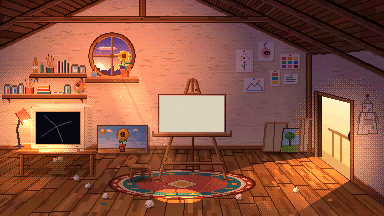
#> input picture tools/attic_src/room_native.png, 384 x 216 px
$ python make_attic.py
#> lines starting #> are read from the running program, lines starting #| are printed output that depends on the picture; after the words box and inside, x2 and y2 are one past the last pixel; in counts of white or black regions, pixels touching at a corner belong together
"""Builds the 2D attic for the hub as native pixel art (1 art pixel = 5 screen
pixels at 1080p).

The right part is the film's attic at sunset, reconstructed pixel by pixel
from frames where neither the robot nor the human is in the room
(tools/attic_src/room_native.png, 384x216). To the left, a hallway wing is
drawn procedurally in the same style: mirrored roof bay, dithered plaster
wall with brick dashes, perspective floor boards, fairy lights, a cork board
with photos of the first dream, a bench and a guestbook on a little table.
The friends' rooms (rooms/*) continue further left.

Writes assets/hub/attic_bg.png (EXT+384 x 216).
Run: python3 tools/make_attic.py
"""
import os
import cv2
import numpy as np

HERE = os.path.dirname(os.path.abspath(__file__))
ROOT = os.path.join(HERE, '..')
EXT = 272                      # width of the gallery wing (native px)
H = 216
PHOTOS = os.path.join(ROOT, 'assets', 'hub', 'gallery_src')   # pictures of the first dream

BAYER = np.array([[0, 8, 2, 10], [12, 4, 14, 6], [3, 11, 1, 9], [15, 7, 13, 5]], np.float32) / 16.0 + 1 / 32.0


def hexc(h):
    h = h.lstrip('#')
    return np.array([int(h[4:6], 16), int(h[2:4], 16), int(h[0:2], 16)], np.uint8)   # BGR


def ramp(*hs):
    return np.stack([hexc(h) for h in hs])


WALL = ramp('#4c2f3b', '#5e3a45', '#704650', '#885454', '#9c6157', '#af6b5f', '#c07361', '#d37a60', '#e08369', '#ee8a6a', '#fa936b')
FLOOR = ramp('#1e0b05', '#2e1206', '#3e180a', '#4e200f', '#5c2816', '#693317', '#753b1f', '#864324', '#9a4b24', '#ae5729', '#c26133', '#d67141')
WOOD = ramp('#331309', '#4b1f10', '#75361e', '#9a4f2c', '#c26a40', '#e39473')
GOLD = ramp('#3d2410', '#6e4518', '#a8742a', '#d4a24a', '#f2d27a', '#fff0b8')
RUG = {'dark': hexc('#531e10'), 'red': hexc('#8a3124'), 'red2': hexc('#aa4926'), 'teal': hexc('#2f4c4d'),
       'green': hexc('#69986d'), 'cream': hexc('#e29970'), 'orange': hexc('#fc7635'), 'yellow': hexc('#fce059')}


def dith(rmp, level, x, y):
    """level: float index into the ramp, ordered-dithered between neighbours"""
    lv = np.clip(level, 0, len(rmp) - 1.001)
    i = np.floor(lv).astype(int)
    f = lv - i
    t = BAYER[y % 4, x % 4]
    return rmp[np.where(f > t, np.minimum(i + 1, len(rmp) - 1), i)]


def lum(c):
    return c.astype(np.float32) @ np.array([0.114, 0.587, 0.299], np.float32)


# [39 lines left out: function draw_monstera, not called in this run]


def draw_post(img, x0, h=153):
    """a wooden roof post 8 px wide starting at x0"""
    for y in range(0, h):
        for x in range(x0, x0 + 8):
            k = x - x0
            lv = [1, 3, 4, 4, 3, 3, 2, 1][k] + (0.6 if y > 100 else 0)
            img[y, x] = dith(WOOD, np.array(lv), np.array(x), np.array(y))
    img[0:h, x0 + 8] = WOOD[0]
    for x in range(max(0, x0 - 2), x0 + 10):
        for y in range(147, 154):
            img[y, x] = WOOD[2 if y < 149 else 1]
        img[146, x] = WOOD[0]


def build():
    rng = np.random.default_rng(7)
    room = cv2.imread(os.path.join(HERE, 'attic_src', 'room_native.png'))
#> room is the input picture: shape (216, 384, 3); mean B, G, R 65.4, 85.9, 142.1
    W = EXT + room.shape[1]
#> W = 656
    img = np.zeros((H, W, 3), np.uint8)
    img[:, EXT:] = room
    yy, xx = np.mgrid[0:H, 0:W]

    # ---------------- lighting of the wing (0 = dark, 1 = bright)
    LAMPS = [(78, 86), (166, 52)]                      # wall sconce over the guestbook, lamp over the cork board
    light = np.full((H, W), 0.37, np.float32)
    light += 0.10 * (yy / H)                           # a little brighter lower down
    seam = np.exp(-((EXT - xx) / 60.0) ** 2)
    light += 0.30 * seam * np.clip((yy - 70) / 50.0, 0, 1)     # the desk lamp's glow spills over
    for lx, ly in LAMPS:
        dx = (xx - lx) / 30.0
        dy = (yy - (ly + 18)) / 34.0
        light += 0.42 * np.exp(-(dx * dx + dy * dy) * 1.6) * (yy > ly - 2)
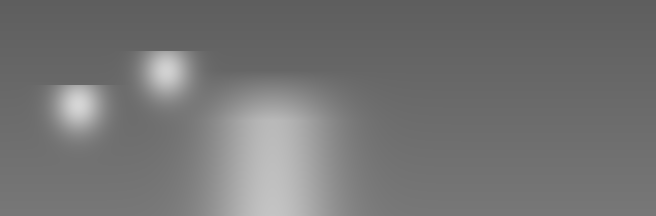
#> light: shape (216, 656) float32; min 0.37, max 0.838, mean 0.457
    wing = xx < EXT

    # ---------------- wall
    wall_level = (light - 0.18) / 0.62 * (len(WALL) - 1)
    wall = dith(WALL, wall_level, xx, yy)
#> in dith, `lv = np.clip(level, 0, len(rmp) - 1.001)`:
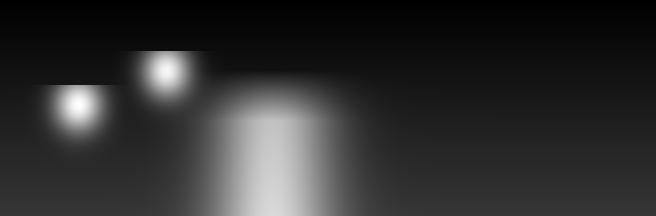
#> level: shape (216, 656) float32; min 3.06, max 10.62, mean 4.47; drawn with min black and max white
    img[wing] = wall[wing]
    # brick dashes: short horizontal marks one tone darker / lighter
    for _ in range(420):
        x0 = rng.integers(0, EXT - 8); y0 = rng.integers(20, 144)
        ln = rng.integers(2, 9)
        dark = rng.random() < 0.75
        for x in range(x0, x0 + ln):
            lv = wall_level[y0, x] + (-1.4 if dark else 0.9)
            img[y0, x] = WALL[int(np.clip(round(lv), 0, len(WALL) - 1))]
#> img: shape (216, 656, 3); mean B, G, R 76, 92.8, 153

    # ---------------- roof bay: the film's roof, mirrored (twin gable)
    rl = lum(room)
#> in lum, `return c.astype(np.float32) @ np.array([0.114, 0.587, 0.299], np.float..`:
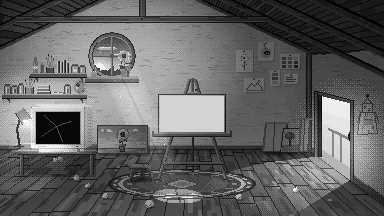
#> returned value: shape (216, 384) float32; min 1.2, max 254.1, mean 100.3
    for xw in range(EXT):
        ox = EXT - 1 - xw
        img[0:24, xw] = room[0:24, ox]
        y = 24
        if ox < 100:
            ylim = 64                                  # left roof slope near the seam
        elif ox >= 200:
            ylim = int((ox - 200) * 0.49) + 2          # right roof slope at the far left
        else:
            ylim = 0
        while y < ylim and rl[y, ox] < 100:
            img[y, xw] = room[y, ox]
            y += 1
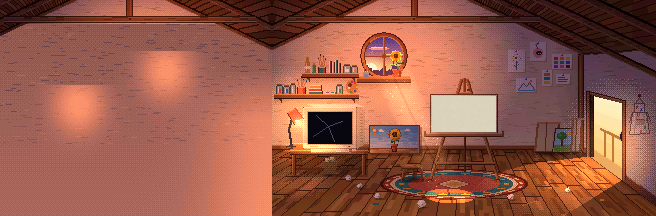
#> img: shape (216, 656, 3); mean B, G, R 73.6, 91, 151.3

    # ---------------- baseboard
    for xw in range(EXT):
        L = light[150, xw]
        img[145, xw] = WOOD[1]
        for y in range(146, 152):
            img[y, xw] = dith(WOOD, np.array(1.6 + L * 2.6 - (y - 146) * 0.18), np.array(xw), np.array(y))
        img[152, xw] = WOOD[0]
#> this loop made 272 passes
#> img: shape (216, 656, 3); 1.54% of pixels changed, all inside (x1, y1, x2, y2) = (0, 145, 272, 153)

    # ---------------- floor: boards laid parallel to the wall in the wing,
    # spaced in perspective; joints run towards the wing's vanishing point
    vy = 104.0
    vxw = 150.0
    KL = 523.0                      # board thickness = (y - vy)^2 / KL
    LU = 1.7                        # board length in perspective units
    for y in range(153, H):
        d = y - vy
        k = KL / d                  # depth coordinate (rows of boards)
        row = int(np.floor(k))
        krow_next = KL / (d + 1)
        seam = int(np.floor(krow_next)) != row
        rr = np.random.default_rng(row * 977 + 11)
        off = rr.random() * LU
        for x in range(0, EXT):
            u = (x - vxw) / d + off
            seg = int(np.floor(u / LU))
            un = (x + 1 - vxw) / d + off
            joint = int(np.floor(un / LU)) != seg
            tone = 5.4 + (((row * 31 + seg * 17) * 2654435761) % 1000) / 1000.0 * 2.2 - 1.1
            # wood grain: streaks along the board, a little dithered noise
            ystep = int(round((k - row) * 6))
            gh = ((row * 7919 + seg * 104729 + ystep * 31 + (x // 5) * 3) * 2654435761) % 1000 / 1000.0
            tone += (gh - 0.5) * 0.9
            L = light[y, x]
            lv = tone - 1.9 + L * 4.0
            for lx, _ in LAMPS:
                lv += 1.0 * np.exp(-(((x - lx) / 26.0) ** 2 + ((y - 160) / 9.0) ** 2))
            lv += 1.2 * np.exp(-(((x - EXT) / 40.0) ** 2))      # lamp + sun spill near the post
            if seam:
                c = FLOOR[max(0, int(lv) - 3)]
            elif joint:
                c = FLOOR[max(0, int(lv) - 2)]
            else:
                c = dith(FLOOR, np.array(lv), np.array(x), np.array(y))
            img[y, x] = c
#> img: shape (216, 656, 3); mean B, G, R 64.6, 83.6, 142.2
    # threshold strip where the two floors meet, under the post
    for y in range(153, H):
        img[y, EXT - 3] = WOOD[0]
        img[y, EXT - 2] = WOOD[3]
        img[y, EXT - 1] = WOOD[2]
        img[y, EXT] = WOOD[0]
#> img: shape (216, 656, 3); mean B, G, R 64.6, 83.6, 142.1

    # ---------------- seam post (roof support between the two bays)
    for y in range(0, 153):
        for x in range(EXT - 8, EXT):
            k = x - (EXT - 8)
            lv = [1, 3, 4, 4, 3, 3, 2, 1][k] + (0.6 if y > 100 else 0)
            img[y, x] = dith(WOOD, np.array(lv), np.array(x), np.array(y))
#> img: shape (216, 656, 3); mean B, G, R 64.4, 83.5, 142.1
    img[0:153, EXT - 9] = WOOD[0]
#> img: shape (216, 656, 3); mean B, G, R 64.4, 83.4, 142
    for x in range(EXT - 10, EXT + 2):              # footing
        for y in range(147, 154):
            img[y, x] = WOOD[2 if y < 149 else 1]
        img[146, x] = WOOD[0]
#> img: shape (216, 656, 3); mean B, G, R 64.4, 83.4, 142

    # ---------------- post at the left end of the wing (the corridor continues there)
    draw_post(img, 0)
#> after the loop in draw_post, `for y in range(0, h):`: img: shape (216, 656, 3); mean B, G, R 64.2, 83.4, 142.2
#> in draw_post, `img[0:h, x0 + 8] = WOOD[0]`: img: shape (216, 656, 3); mean B, G, R 64.1, 83.4, 142.1
#> after the loop in draw_post, `for x in range(max(0, x0 - 2), x0 + 10):`: img: shape (216, 656, 3); mean B, G, R 64.1, 83.3, 142.1
    for y in range(153, H):
        img[y, 0] = WOOD[0]; img[y, 1] = WOOD[3]; img[y, 2] = WOOD[2]; img[y, 3] = WOOD[0]
#> img: shape (216, 656, 3); mean B, G, R 64.1, 83.3, 142

    # ---------------- fairy lights along the beam
    nails = [6, 70, 134, 198, 258]
    bulbs = []
    for a, b in zip(nails[:-1], nails[1:]):
        for x in range(a, b + 1):
            t = (x - a) / (b - a)
            y = int(round(26 + 9 * 4 * t * (1 - t)))
            img[y, x] = hexc('#3a1e18')
            if (x - a) % 7 == 3:
                bulbs.append((x, y + 1))
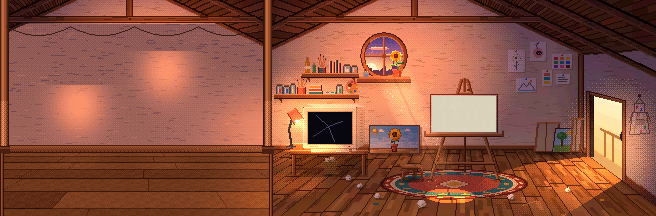
#> img: shape (216, 656, 3); mean B, G, R 64, 83.2, 141.9
    cols = [hexc('#ffd36b'), hexc('#ff9f7a'), hexc('#fff0b8'), hexc('#ffb0c8')]
    for i, (x, y) in enumerate(bulbs):
        c = cols[i % 4]
        for (dx, dy) in [(-1, 0), (1, 0), (0, -1), (0, 1), (-1, 1), (1, 1)]:
            if (x + dx + y + dy) % 2 == 0:
                img[y + dy, x + dx] = (img[y + dy, x + dx].astype(np.int32) * 0.45 + c * 0.55).astype(np.uint8)
        img[y, x] = c
        img[y + 1, x] = c
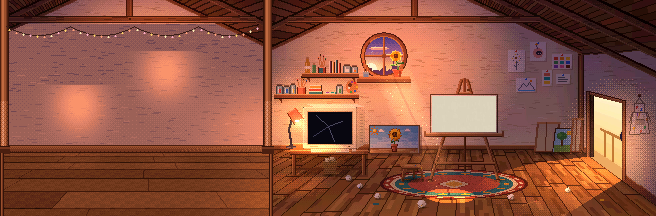
#> img: shape (216, 656, 3); 0.11% of pixels changed, all inside (x1, y1, x2, y2) = (8, 27, 259, 38)

    # ---------------- paintings
    def pixelize(path, w, h, k=18, crop=None):
        src = cv2.imread(path)
        if crop:
            x0, y0, x1, y1 = crop
            src = src[y0:y1, x0:x1]
        sh, sw = src.shape[:2]
        tw = sh * w / h
        if tw <= sw:
            x0 = int((sw - tw) / 2); src = src[:, x0:x0 + int(tw)]
        sm = cv2.resize(src, (w, h), interpolation=cv2.INTER_AREA)
        px = np.float32(sm.reshape(-1, 3))
        _, lab, cen = cv2.kmeans(px, k, None, (cv2.TERM_CRITERIA_EPS + cv2.TERM_CRITERIA_MAX_ITER, 40, 0.5), 4, cv2.KMEANS_PP_CENTERS)
        q = cen[lab.ravel()].reshape(h, w, 3)
        hsv = cv2.cvtColor(np.clip(q, 0, 255).astype(np.uint8), cv2.COLOR_BGR2HSV).astype(np.float32)
        hsv[..., 1] = np.clip(hsv[..., 1] * 1.12, 0, 255)
        return cv2.cvtColor(hsv.astype(np.uint8), cv2.COLOR_HSV2BGR)

    # [42 lines left out: function frame, not called in this run]

    # ---------------- cork board with three photos of the first dream
    rects = {}
    CORK = ramp('#5a3418', '#7a4a22', '#9a6430', '#b47c3e', '#c99452')
    bx0, by0, bx1, by1 = 128, 60, 206, 112
    for y in range(by0, by1 + 1):
        for x in range(bx0, bx1 + 1):
            e = min(x - bx0, bx1 - x, y - by0, by1 - y)
            if e <= 2:
                img[y, x] = WOOD[[0, 4, 2][e]] if not (e == 1 and (x == bx0 + 1 or y == by0 + 1)) else WOOD[5]
            else:
                h = ((x * 73856093) ^ (y * 19349663)) % 1000 / 1000.0
                lv = 2.2 + light[y, x] * 1.6 + (h - 0.5) * 1.4
                img[y, x] = dith(CORK, np.array(lv), np.array(x), np.array(y))
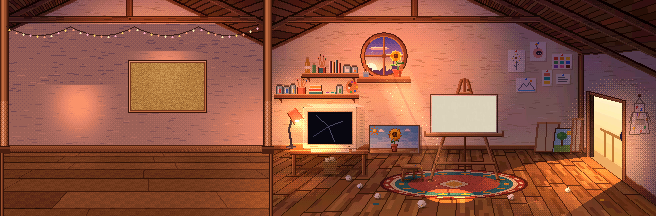
#> img: shape (216, 656, 3); 2.95% of pixels changed, all inside (x1, y1, x2, y2) = (128, 60, 207, 113)
    for y in range(by0 + 2, by1 + 4):                 # shadow on the wall
        for x in (bx1 + 1, bx1 + 2):
            img[y, x] = (img[y, x].astype(np.int32) * 0.7).astype(np.uint8)
#> img: shape (216, 656, 3); 0.08% of pixels changed, all inside (x1, y1, x2, y2) = (207, 62, 209, 116)
    PIN = [hexc('#e8574a'), hexc('#4aa3e8'), hexc('#f2c64a')]
    photos = [('garden', 134, 66, 0), ('flight', 157, 72, 1), ('space', 181, 65, 2)]
    for name, px0, py0, k in photos:
        art = pixelize(os.path.join(PHOTOS, name + '.jpg'), 18, 12)
        pw, ph = 22, 19                                  # polaroid: white border, wider bottom
        for y in range(py0, py0 + ph):
            for x in range(px0, px0 + pw):
                img[y, x] = hexc('#f4efe4') if (x + y) % 5 else hexc('#e6dfd2')
        img[py0 + 2:py0 + 14, px0 + 2:px0 + 20] = art
        for x in range(px0 + 1, px0 + pw + 1):          # little drop shadow
            img[py0 + ph, x] = (img[py0 + ph, x].astype(np.int32) * 0.6).astype(np.uint8)
        for y in range(py0 + 1, py0 + ph + 1):
            img[y, px0 + pw] = (img[y, px0 + pw].astype(np.int32) * 0.6).astype(np.uint8)
        pc = PIN[k]
        img[py0 - 1, px0 + 10:px0 + 12] = pc; img[py0, px0 + 10:px0 + 12] = pc
        img[py0 - 1, px0 + 10] = np.minimum(pc.astype(np.int32) + 60, 255).astype(np.uint8)
    # a yellow sticky note with scribbles
    for y in range(92, 104):
        for x in range(186, 199):
            img[y, x] = hexc('#f6dc6a') if y > 92 else hexc('#e8c64e')
    for y, (xa, xb) in zip((95, 97, 99, 101), ((188, 196), (188, 194), (188, 197), (188, 192))):
        img[y, xa:xb] = hexc('#8a6a3a')
    rects['board'] = (bx0, by0, bx1, by1)
    # brass lamp over the board
    lx = 166
    for x in range(lx - 9, lx + 10):
        img[53, x] = GOLD[2]; img[54, x] = GOLD[4] if abs(x - lx) < 7 else GOLD[3]; img[55, x] = GOLD[1]
    for y in range(49, 53):
        img[y, lx] = GOLD[1]
    img[48, lx - 1:lx + 2] = GOLD[0]
    img[56, lx - 6:lx + 7] = hexc('#fff3c8')

    # ---------------- guestbook on a little table, a wall sconce above it
    tx0, tx1 = 62, 96
    for x in range(tx0, tx1 + 1):                      # table top
        img[128, x] = WOOD[0]; img[129, x] = WOOD[5] if x % 7 else WOOD[4]; img[130, x] = WOOD[3]; img[131, x] = WOOD[0]
    for y in range(132, 136):                          # apron
        for x in range(tx0 + 2, tx1 - 1):
            img[y, x] = WOOD[2] if y < 135 else WOOD[0]
    for lxp in (tx0 + 3, tx1 - 6):                     # legs
        for y in range(136, 156):
            img[y, lxp] = WOOD[1]; img[y, lxp + 1] = WOOD[3]; img[y, lxp + 2] = WOOD[0]
    for x in range(tx0 + 2, tx1):                      # shadow on the floor
        for y in range(154, 158):
            if (x + y) % 2 == 0:
                img[y, x] = (img[y, x].astype(np.int32) * 0.6).astype(np.uint8)
    # the open book (two pages, writing on both), a quill and a candle
    for y in range(121, 128):
        for x in range(68, 88):
            mid = abs(x - 78) <= 0
            edge = y == 121 or x in (68, 87)
            page = hexc('#f4ead2') if (x + y) % 3 else hexc('#e9dcbc')
            img[y, x] = hexc('#7a4a2a') if edge else (hexc('#c9b48c') if mid else page)
    for y in (123, 125):
        img[y, 70:76] = hexc('#8a7a6a'); img[y, 80:86] = hexc('#8a7a6a')
    img[127, 67:89] = hexc('#5a2a14')                  # book cover edge
    for k in range(8):                                 # quill
        img[120 - k, 86 + k // 2] = hexc('#f6f2ea') if k > 2 else hexc('#3a2a20')
    img[126, 91] = hexc('#f6eedb'); img[125, 91] = hexc('#f6eedb'); img[124, 91] = hexc('#f6eedb')
    img[123, 91] = hexc('#ffd36b'); img[122, 91] = hexc('#fff0b8')
    # wall sconce
    sx = 78
    for y in range(80, 90):
        img[y, sx] = GOLD[1]
    for x in range(sx - 3, sx + 4):
        img[90, x] = GOLD[2]
    for y in range(84, 90):
        for x in range(sx - 2, sx + 3):
            img[y, x] = hexc('#ffe7a8') if (y > 85 and abs(x - sx) < 2) else hexc('#f2c66a')
    rects['guestbook'] = (tx0, 121, tx1, 156)

    # ---------------- bench in front of the cork board
    bx0, bx1 = 142, 190
    for x in range(bx0, bx1 + 1):
        img[139, x] = WOOD[0]
        img[140, x] = WOOD[5] if x % 9 else WOOD[4]
        img[141, x] = WOOD[4]
        img[142, x] = WOOD[3]
        img[143, x] = WOOD[2]
        img[144, x] = WOOD[0]
    for lxp in (bx0 + 3, bx1 - 5):
        for y in range(145, 157):
            img[y, lxp] = WOOD[1]; img[y, lxp + 1] = WOOD[3]; img[y, lxp + 2] = WOOD[2]; img[y, lxp + 3] = WOOD[0]
    for x in range(bx0 + 2, bx1 - 1):                # shadow on the floor
        for y in range(155, 159):
            if (x + y) % 2 == 0:
                img[y, x] = (img[y, x].astype(np.int32) * 0.6).astype(np.uint8)

    # ---------------- runner rug in front of the paintings
    for y in range(166, 185):
        t = (y - 166) / 18.0
        xa = int(26 - t * 6); xb = int(256 + t * 4)
        for x in range(xa, xb + 1):
            e = min(x - xa, xb - x, y - 166, 184 - y)
            if e == 0:
                c = RUG['dark']
            elif e <= 1:
                c = RUG['cream']
            elif e <= 3:
                c = RUG['red2'] if (x // 2 + y) % 3 else RUG['orange']
            else:
                c = RUG['red']
                # diamonds along the middle
                dxm = (x - xa) % 22 - 11
                dym = y - 175
                if abs(dxm) + abs(dym) * 1.6 < 6:
                    c = RUG['teal']
                if abs(dxm) + abs(dym) * 1.6 < 3:
                    c = RUG['cream']
                if abs(dxm) + abs(dym) * 1.6 < 1:
                    c = RUG['yellow']
            # light pools and dithered shade
            L = light[min(y, H - 1), x]
            shade = 0.72 + L * 0.5
            for lx, _ in LAMPS:
                shade += 0.25 * np.exp(-(((x - lx) / 24.0) ** 2))
            if BAYER[y % 4, x % 4] > (shade - 0.75) * 2:
                c = (c.astype(np.float32) * 0.82).astype(np.uint8)
            img[y, x] = c

    gallery_assets(room)
    out = os.path.join(ROOT, 'assets', 'hub', 'attic_bg.png')
    cv2.imwrite(out, img)
    print('wrote', out, img.shape, 'frames', rects)
    return img, rects


# ====================================================================== gallery
TILE = 176          # one corridor segment, two painting slots
SLOTS = (44, 132)   # slot centres inside a tile
END = 96            # the far end of the corridor
FRAME_W, FRAME_H = 56, 35
ART_W, ART_H = 48, 27
FRAME_TOP = 58

ROOF = ramp('#190601', '#2a0f07', '#43160e', '#4c1e15', '#5e2314', '#793323')
BEAM = ramp('#3a1206', '#4b1609', '#873619', '#a7451e', '#cd5c2f')

FONT3 = {
    'A': ['010', '101', '111', '101', '101'], 'C': ['011', '100', '100', '100', '011'], 'D': ['110', '101', '101', '101', '110'],
    'E': ['111', '100', '110', '100', '111'], 'I': ['111', '010', '010', '010', '111'], 'M': ['101', '111', '111', '101', '101'],
    'N': ['101', '111', '111', '111', '101'], 'O': ['010', '101', '101', '101', '010'], 'R': ['110', '101', '110', '101', '101'],
    'S': ['011', '100', '010', '001', '110'], 'T': ['111', '010', '010', '010', '010'], 'U': ['101', '101', '101', '101', '111'],
    'Y': ['101', '101', '010', '010', '010'], ' ': ['000', '000', '000', '000', '000'],
}


# [235 lines left out: functions corridor, picture_lamp, fairy_lights, runner, gallery_assets, not called in this run]


if __name__ == '__main__':
#> (the run stopped early here; a loop or call above may not have finished)
